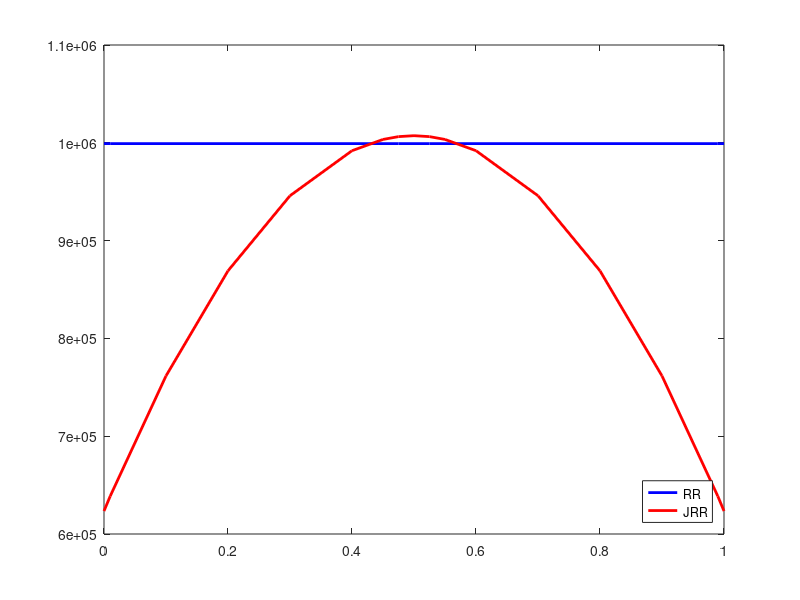

Source code (MATLAB): (Note: this script raises an error after producing the figure.)
close all
clear
clc


F = [0, 0.01, 0.1, 0.2, 0.3, 0.4, 0.45, 0.475, 0.5, 0.525, 0.55, 0.6, 0.7, 0.8, 0.9, 0.99, 1];

len = length(F);
n = zeros(1, len) + 20000;

load ./whole_f_n10k.mat
n1 = n .* F;
n0 = n - n1;
var_pro_e(1, :) = gldp;
var_rr_e(1, :) = ldp;
for i = 2:len - 1
    pro(i, :) = (abs(est_pro1(i, :)-n1(i)) ./ n1(i) + abs(est_pro0(i, :)-n0(i)) ./ n0(i)) ./ 2;
    rr(i, :) = (abs(est_rr1(i, :)-n1(i)) ./ n1(i) + abs(est_rr0(i, :)-n0(i)) ./ n0(i)) ./ 2;
end
re_pro1 = mean(pro, 2);
re_rr1 = mean(rr, 2);
% re_pro1=mean(abs(est_pro1-n1),2);
% re_rr1=mean(abs(est_rr1-n1),2);

load ./whole_f_n40k.mat
n1 = n .* F;
n0 = n - n1;
var_pro_e(2, :) = gldp;
var_rr_e(2, :) = ldp;
for i = 2:len - 1
    pro(i, :) = (abs(est_pro1(i, :)-n1(i)) ./ n1(i) + abs(est_pro0(i, :)-n0(i)) ./ n0(i)) ./ 2;
    rr(i, :) = (abs(est_rr1(i, :)-n1(i)) ./ n1(i) + abs(est_rr0(i, :)-n0(i)) ./ n0(i)) ./ 2;
end
re_pro2 = mean(pro, 2);
re_rr2 = mean(rr, 2);

load ./whole_f_n80k.mat
n1 = n .* F;
n0 = n - n1;
var_pro_e(3, :) = gldp;
var_rr_e(3, :) = ldp;
for i = 2:len - 1
    pro(i, :) = (abs(est_pro1(i, :)-n1(i)) ./ n1(i) + abs(est_pro0(i, :)-n0(i)) ./ n0(i)) ./ 2;
    rr(i, :) = (abs(est_rr1(i, :)-n1(i)) ./ n1(i) + abs(est_rr0(i, :)-n0(i)) ./ n0(i)) ./ 2;
end
re_pro4 = mean(pro, 2);
re_rr4 = mean(rr, 2);
%% display of MSE
figure
plot(F, var_rr_e(1, :), '-b', 'LineWidth', 2)
hold on
plot(F, var_pro_e(1, :), '-r', 'LineWidth', 2)
hold on
% plot(log10(E),log10(var_pro_f01(1,:)),'-g*','LineWidth',2,'Markersize',10)
% hold on
% plot(log10(E),log10(var_pro_f1(1,:)),'-m+','LineWidth',2,'Markersize',10)
legend("RR", "JRR", 'location', 'southeast')
xlabel("$n_1/n$", Interpreter = 'latex')
ylabel("MSE")
% set(gca,'yTick',[0,100,200,300,400,500,600,700,800,900,1000]);
% set(gca,'yTickLabel',{'0','1','2','3','4','5','6','7','8','9','10'});
ax = gca;
ax.YAxis.Exponent = 5;
set(gca, 'Fontsize', 20, 'Fontname', 'Times New Roman')
axis([0, 1, 0, 1200000])
print -vector -dpdf -r300 f_n10k.pdf

figure
plot(F, var_rr_e(2, :), '-b', 'LineWidth', 2)
hold on
plot(F, var_pro_e(2, :), '-r', 'LineWidth', 2)
hold on
legend("RR", "JRR", 'location', 'southeast')
xlabel("$n_1/n$", Interpreter = 'latex')
ylabel("MSE")
ax = gca;
ax.YAxis.Exponent = 6;
set(gca, 'Fontsize', 20, 'Fontname', 'Times New Roman')
axis([0, 1, 0, 5000000])
print -vector -dpdf -r300 f_n40k.pdf


figure
plot(F, var_rr_e(3, :), '-b', 'LineWidth', 2)
hold on
plot(F, var_pro_e(3, :), '-r', 'LineWidth', 2)
hold on
legend("RR", "JRR", 'location', 'southeast')
xlabel("$n_1/n$", Interpreter = 'latex')
ylabel("MSE")
ax = gca;
ax.YAxis.Exponent = 6;
set(gca, 'Fontsize', 20, 'Fontname', 'Times New Roman')
axis([0, 1, 0, 10000000])
print -vector -dpdf -r300 f_n80k.pdf


% %% display of RE
% figure
% plot(F(2:len-1),log10(re_rr1(2:len-1)),':bd','LineWidth',2,'Markersize',10)
% hold on
% plot(F(2:len-1),log10(re_pro1(2:len-1)),'-ro','LineWidth',2,'Markersize',10)
% hold on
% legend("RR","JRR",'location','N')
% xlabel("f")
% ylabel("ARE")
% set(gca,'Fontsize',18)
% % axis([0 1 10 45])
% set(gca,'yTick',[log10(10),log10(20),log10(50),log10(100),log10(200),log10(500)]);
% set(gca,'yTickLabel',{'10','20','50','100','200','500'});
% axis([-0.01 1.01 log10(8),log10(500)])
% print -painters -dpdf -r300 re_f_e0001.pdf
% %
% figure
% plot(F(2:len-1),log10(re_rr2(2:len-1)),':bd','LineWidth',2,'Markersize',10)
% hold on
% plot(F(2:len-1),log10(re_pro2(2:len-1)),'-ro','LineWidth',2,'Markersize',10)
% hold on
% legend("RR","JRR",'location','N')
% xlabel("f")
% ylabel("ARE")
% set(gca,'Fontsize',18)
% % axis([0 1 1 3.5])
% set(gca,'yTick',[log10(1),log10(2),log10(5),log10(10),log10(20),log10(50)]);
% set(gca,'yTickLabel',{'1','2','5','10','20','50'});
% axis([-0.01 1.01 log10(0.8),log10(50)])
% print -painters -dpdf -r300 re_f_e001.pdf
% % %
% figure
% plot(F(2:len-1),log10(re_rr4(2:len-1)),':bd','LineWidth',2,'Markersize',10)
% hold on
% plot(F(2:len-1),log10(re_pro4(2:len-1)),'-ro','LineWidth',2,'Markersize',10)
% hold on
% legend("RR","JRR",'location','N')
% xlabel("f")
% ylabel("ARE")
% set(gca,'Fontsize',18)
% % axis([0 1 0.1 0.35])
% set(gca,'yTick',[log10(0.1),log10(0.2),log10(0.5),log10(1),log10(2),log10(5)]);
% set(gca,'yTickLabel',{'0.1','0.2','0.5','1','2','5'});
% axis([-0.01 1.01 log10(0.08),log10(5)])
% print -painters -dpdf -r300 re_f_e01.pdf
% %
% figure
% plot(F(2:len-1),log10(re_rr8(2:len-1)),':bd','LineWidth',2,'Markersize',10)
% hold on
% plot(F(2:len-1),log10(re_pro8(2:len-1)),'-ro','LineWidth',2,'Markersize',10)
% hold on
% legend("RR","JRR",'location','N')
% xlabel("f")
% ylabel("ARE")
% set(gca,'Fontsize',18)
% set(gca,'yTick',[log10(0.01),log10(0.02),log10(0.05),log10(0.1),log10(0.2),log10(0.5)]);
% set(gca,'yTickLabel',{'0.01','0.02','0.05','0.1','0.2','0.5'});
% axis([-0.01 1.01 log10(0.008),log10(0.5)])
% print -painters -dpdf -r300 re_f_e1.pdf
